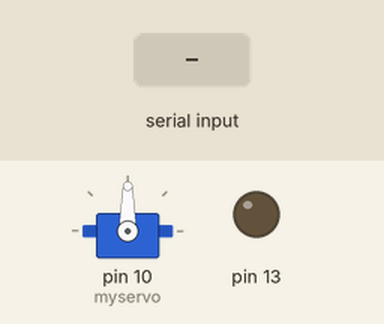
This sketch was run on a simulated Arduino Uno, built with avr-gcc and run on an emulated ATmega328P. Parts: servo, output pins drawn as LEDs (lit = HIGH). The test bench sets the inputs (shaded band).

Above: at 1.2 s.
1.3 s: "30,150\n" received over Serial
At 2.5 s:
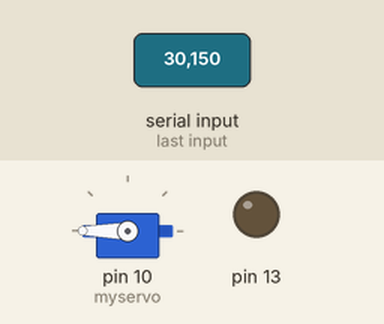
2.8 s: "90,45\n" received over Serial
At 3.8 s:
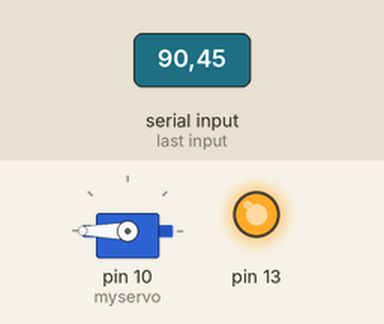
4.3 s: "3\n" received over Serial
At 4.8 s:
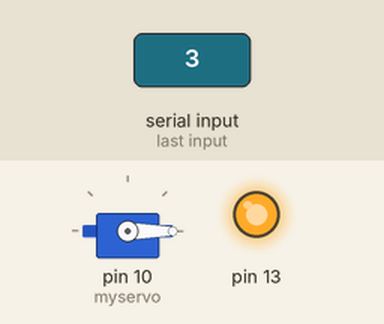
5.8 s: "1\n" received over Serial
At 7.2 s:
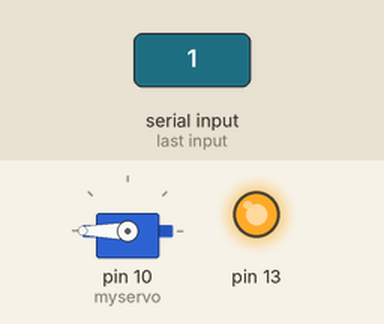
Timing chart, 0 to 8.3 s (numbered marks = the images above; inputs shaded):
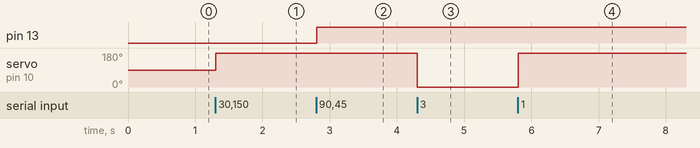

Measured:
- after the input at 1.3 s, servo on pin 10 (myservo): 90° → 180° at once
- after the input at 2.8 s, pin 13: LOW → HIGH at once
- after the input at 4.3 s, servo on pin 10 (myservo): 180° → 0° at once
- after the input at 5.8 s, servo on pin 10 (myservo): 0° → 180° at once

The sketch:

codigo_junto.ino
```cpp
#include <Servo.h>
Servo myservo;

void setup () {

Serial.begin(9600);
myservo.attach(9);
myservo.attach(10);
pinMode (13, OUTPUT);
}

void loop(){

//###########SERVO###########
while (Serial.available() == 0); // do nothing if nothing sent
int val = Serial.read() - '0'; // deduct ascii value of '0' to find numeric value of sent number


if (val == 1)
{
  myservo.write(180);
}
else if (val == 2)
{
  myservo.write(-180);  //rotates the servo 90 degrees (right)
}
  Serial.flush(); // clear serial port

//###########SERVO###########
while (Serial.available() == 0); // do nothing if nothing sent
int val1 = Serial.read() - '0'; // deduct ascii value of '0' to find numeric value of sent number


if (val1 == 3)
{
  myservo.write(0);
}
else if (val1 == 4)
{
  myservo.write(360);  //rotates the servo 90 degrees (right)
}
  Serial.flush(); // clear serial port


//######LED######
while (Serial.available() == 0); // do nothing if nothing sent
int val2 = Serial.read() - '0'; // deduct ascii value of '0' to find numeric value of sent number


if (val2 == 5)
{

digitalWrite (13, HIGH);
}
else if (val2 == 6)
{
digitalWrite (13, LOW);
}
}
```
